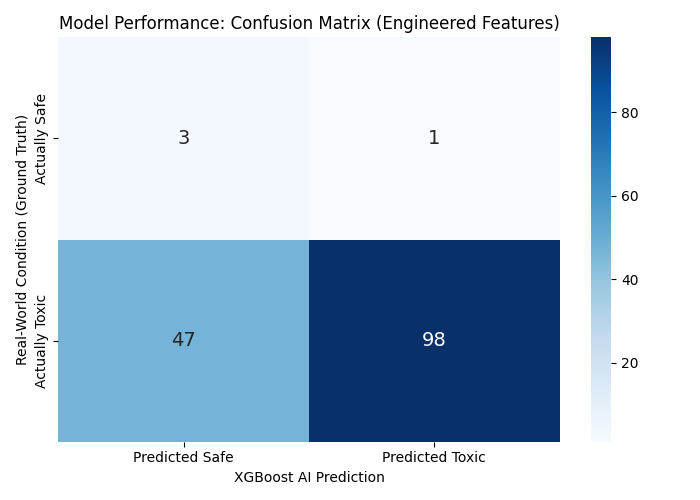

The Python source for this figure:
import pandas as pd
import numpy as np
import matplotlib.pyplot as plt
import seaborn as sns
from xgboost import XGBClassifier
from sklearn.model_selection import train_test_split
from sklearn.metrics import confusion_matrix

print("Engineering new features and generating Performance Matrix...")

# 1. Load the hybrid dataset
df1 = pd.read_csv("New Delhi January dataset hourly.csv")[['Timestamp(UTC)', 'US AQI']].rename(columns={'Timestamp(UTC)': 'Timestamp', 'US AQI': 'AQI'})
df2 = pd.read_csv("delhi_aqi_log.csv")[['Timestamp', 'AQI']]
df = pd.concat([df1, df2], ignore_index=True)

df['Timestamp'] = pd.to_datetime(df['Timestamp'], utc=True, errors='coerce')
df.dropna(inplace=True)

# 2. FEATURE ENGINEERING (The Fix)
df['Hour'] = df['Timestamp'].dt.hour
df['DayOfWeek'] = df['Timestamp'].dt.dayofweek
df['Is_Weekend'] = (df['DayOfWeek'] >= 5).astype(int) # 1 if Saturday/Sunday, 0 if Weekday

# Define peak traffic hours (8 AM - 11 AM, and 5 PM - 9 PM)
df['Traffic_Peak'] = df['Hour'].isin([8, 9, 10, 11, 17, 18, 19, 20, 21]).astype(int)

# 3. Binary Threshold: AQI > 150 is Toxic (1), else Safe (0)
df['Is_Toxic'] = (df['AQI'] > 150).astype(int)

# 4. Count the classes to handle imbalance
num_safe = len(df[df['Is_Toxic'] == 0])
num_toxic = len(df[df['Is_Toxic'] == 1])
scale_weight = num_safe / num_toxic if num_toxic > 0 else 1

X = df[['Hour', 'DayOfWeek', 'Is_Weekend', 'Traffic_Peak']]
y = df['Is_Toxic']
X_train, X_test, y_train, y_test = train_test_split(X, y, test_size=0.2, random_state=42)

# 5. The Tuned Classifier with Class Balancing
classifier = XGBClassifier(
    n_estimators=100, 
    learning_rate=0.05, 
    max_depth=3, 
    subsample=0.8,
    scale_pos_weight=scale_weight, # Forces the AI to pay equal attention to Safe and Toxic routes
    random_state=42
)
classifier.fit(X_train, y_train)

# 6. Generate Predictions and Plot
y_pred = classifier.predict(X_test)
cm = confusion_matrix(y_test, y_pred)

plt.figure(figsize=(7, 5))
sns.heatmap(cm, annot=True, fmt='d', cmap='Blues', 
            xticklabels=['Predicted Safe', 'Predicted Toxic'], 
            yticklabels=['Actually Safe', 'Actually Toxic'],
            annot_kws={"size": 14})

plt.title('Model Performance: Confusion Matrix (Engineered Features)')
plt.ylabel('Real-World Condition (Ground Truth)')
plt.xlabel('XGBoost AI Prediction')
plt.tight_layout()

plt.savefig("confusion_matrix.png")
print("✅ Saved NEW confusion_matrix.png in your folder!")
